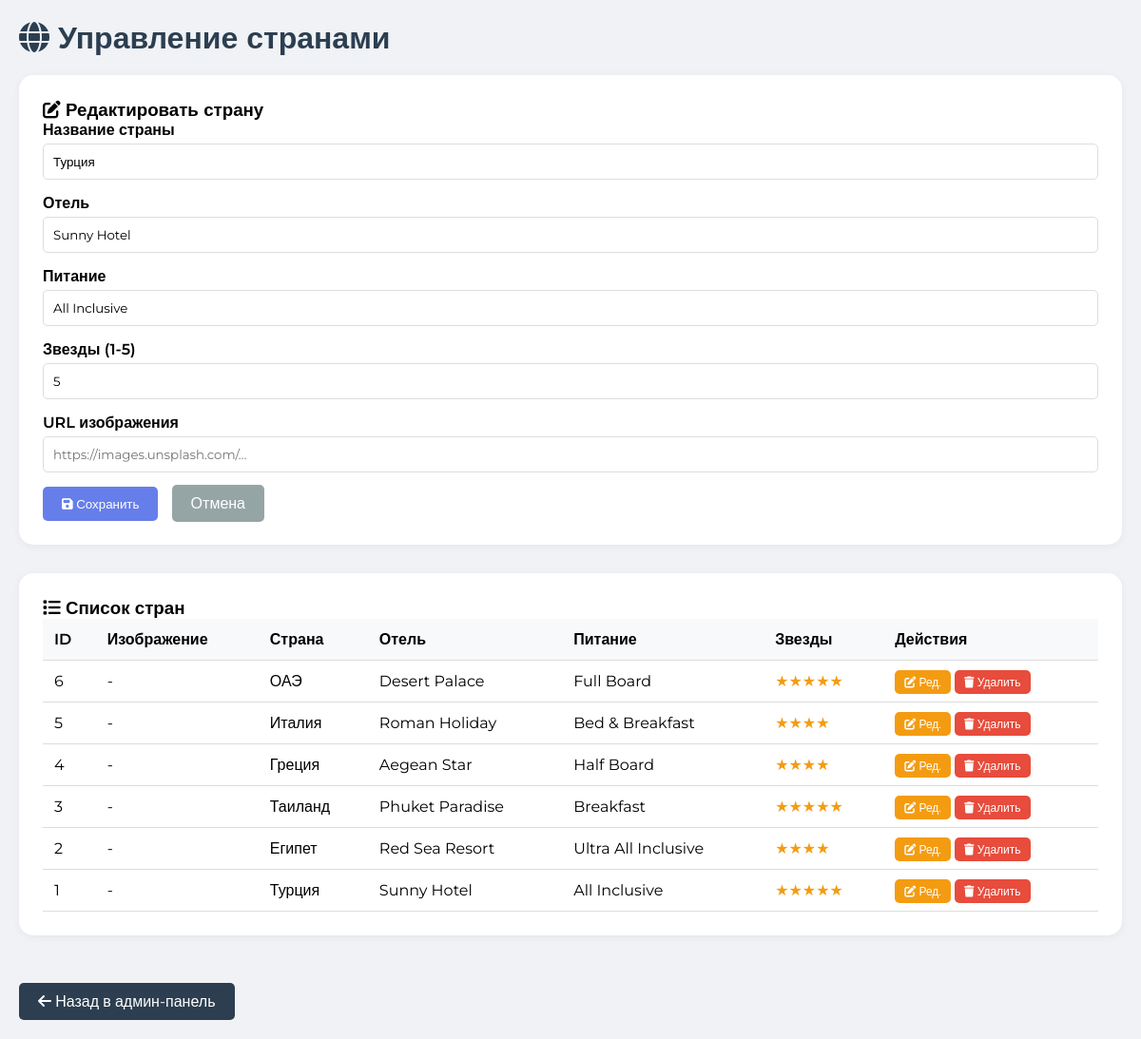
The page /admincountries.php?edit=1 (signed in) on the database its author committed.
### tables this page shows
CREATE TABLE countries (
    id INT AUTO_INCREMENT PRIMARY KEY,
    name VARCHAR(100) NOT NULL,
    hotel VARCHAR(100),
    meal_type VARCHAR(100),
    stars INT
);

### admincountries.php (the view, shortened to what this page needs)
<?php
require_once 'config.php';
if(isset($_GET['edit'])) {
    $stmt = $pdo->prepare("SELECT * FROM countries WHERE id = ?");
    $stmt->execute([$_GET['edit']]);
    $edit_country = $stmt->fetch();
}
$countries = $pdo->query("SELECT * FROM countries ORDER BY id DESC")->fetchAll();
?>
<!DOCTYPE html>
<html lang="ru">
<head>
    <link rel="stylesheet" href="https://cdnjs.cloudflare.com/ajax/libs/font-awesome/6.4.0/css/all.min.css">
</head>
<body>
    <div class="container">
        <h1><i class="fas fa-globe"></i> Управление странами</h1>
        <?php if(isset($edit_country)): ?>
        <div class="form-card">
            <h3><i class="fas fa-edit"></i> Редактировать страну</h3>
            <form method="POST">
                <div class="form-group">
                    <label>Название страны</label>
                    <input type="text" name="name" value="<?= htmlspecialchars($edit_country['name']) ?>" required>
                </div>
                <div class="form-group">
                    <label>Отель</label>
                    <input type="text" name="hotel" value="<?= htmlspecialchars($edit_country['hotel'] ?? '') ?>">
                </div>
                <div class="form-group">
                    <label>Питание</label>
                    <input type="text" name="meal_type" value="<?= htmlspecialchars($edit_country['meal_type'] ?? '') ?>">
                </div>
                <div class="form-group">
                    <label>Звезды (1-5)</label>
                    <input type="number" name="stars" min="1" max="5" value="<?= $edit_country['stars'] ?? 5 ?>">
                </div>
                <div class="form-group">
                    <label>URL изображения</label>
                    <input type="text" name="image" value="<?= htmlspecialchars($edit_country['image'] ?? '') ?>" placeholder="https://images.unsplash.com/...">
                </div>
                <button type="submit" name="update"><i class="fas fa-save"></i> Сохранить</button>
                <a href="admincountries.php" style="margin-left: 10px; padding: 10px 20px; background: #95a5a6; color: white; text-decoration: none; border-radius: 5px;">Отмена</a>
            </form>
        </div>
        <?php endif; ?>
        <div class="table-card">
            <h3><i class="fas fa-list"></i> Список стран</h3>
            <table>
                <thead>
                    <tr><th>ID</th><th>Изображение</th><th>Страна</th><th>Отель</th><th>Питание</th><th>Звезды</th><th>Действия</th></tr>
                </thead>
                <tbody>
                    <?php if(count($countries) > 0): ?>
                        <?php foreach($countries as $c): ?>
                        <tr>
                            <td><?= $c['id'] ?></td>
                            <td><?php if(!empty($c['image'])): ?><img src="<?= htmlspecialchars($c['image']) ?>" alt=""><?php else: ?>-<?php endif; ?></td>
                            <td><?= htmlspecialchars($c['name']) ?></td>
                            <td><?= htmlspecialchars($c['hotel'] ?? '-') ?></td>
                            <td><?= htmlspecialchars($c['meal_type'] ?? '-') ?></td>
                            <td><span class="stars"><?= str_repeat('★', $c['stars'] ?? 0) ?></span></td>
                            <td>
                                <a href="?edit=<?= $c['id'] ?>" class="btn-edit"><i class="fas fa-edit"></i> Ред.</a>
                                <a href="?delete=<?= $c['id'] ?>" class="btn-delete" onclick="return confirm('Удалить страну?')"><i class="fas fa-trash"></i> Удалить</a>
                            </td>
                        </tr>
                        <?php endforeach; ?>
                    <?php else: ?>
                        <tr><td colspan="7" style="text-align: center;">Нет добавленных стран</td></tr>
                    <?php endif; ?>
                </tbody>
            </table>
        </div>
        <a href="admin.php" class="btn-back"><i class="fas fa-arrow-left"></i> Назад в админ-панель</a>
    </div>
</body>
</html>

### admincountries.php (style rules this page uses)
* { margin: 0; padding: 0; box-sizing: border-box; }
body { font-family: 'Montserrat', sans-serif; background: #f0f2f5; }
.container { max-width: 1400px; margin: 0 auto; padding: 20px; }
h1 { margin-bottom: 20px; color: #2c3e50; }
.form-card, .table-card { background: white; border-radius: 15px; padding: 25px; margin-bottom: 30px; box-shadow: 0 2px 10px rgba(0,0,0,0.05); }
.form-group { margin-bottom: 15px; }
label { display: block; margin-bottom: 5px; font-weight: 600; }
input, select { width: 100%; padding: 10px; border: 1px solid #ddd; border-radius: 5px; font-family: 'Montserrat', sans-serif; }
button { padding: 10px 20px; background: #667eea; color: white; border: none; border-radius: 5px; cursor: pointer; font-family: 'Montserrat', sans-serif; }
table { width: 100%; border-collapse: collapse; }
th, td { padding: 12px; text-align: left; border-bottom: 1px solid #ddd; }
th { background: #f8f9fa; font-weight: 600; }
.btn-delete { background: #e74c3c; color: white; padding: 5px 10px; text-decoration: none; border-radius: 5px; font-size: 12px; margin-right: 5px; }
.btn-edit { background: #f39c12; color: white; padding: 5px 10px; text-decoration: none; border-radius: 5px; font-size: 12px; }
.btn-back { display: inline-block; margin-top: 20px; padding: 10px 20px; background: #2c3e50; color: white; text-decoration: none; border-radius: 5px; }
.stars { color: #f39c12; }

### rows shown on the page
countries: name "Турция", hotel "Sunny Hotel", meal_type "All Inclusive", stars "5", id "1", stars "★★★★★"
countries: id "6", name "ОАЭ", hotel "Desert Palace", meal_type "Full Board", stars "★★★★★"
countries: id "5", name "Италия", hotel "Roman Holiday", meal_type "Bed & Breakfast", stars "★★★★"
countries: id "4", name "Греция", hotel "Aegean Star", meal_type "Half Board", stars "★★★★"
countries: id "3", name "Таиланд", hotel "Phuket Paradise", meal_type "Breakfast", stars "★★★★★"
countries: id "2", name "Египет", hotel "Red Sea Resort", meal_type "Ultra All Inclusive", stars "★★★★"
